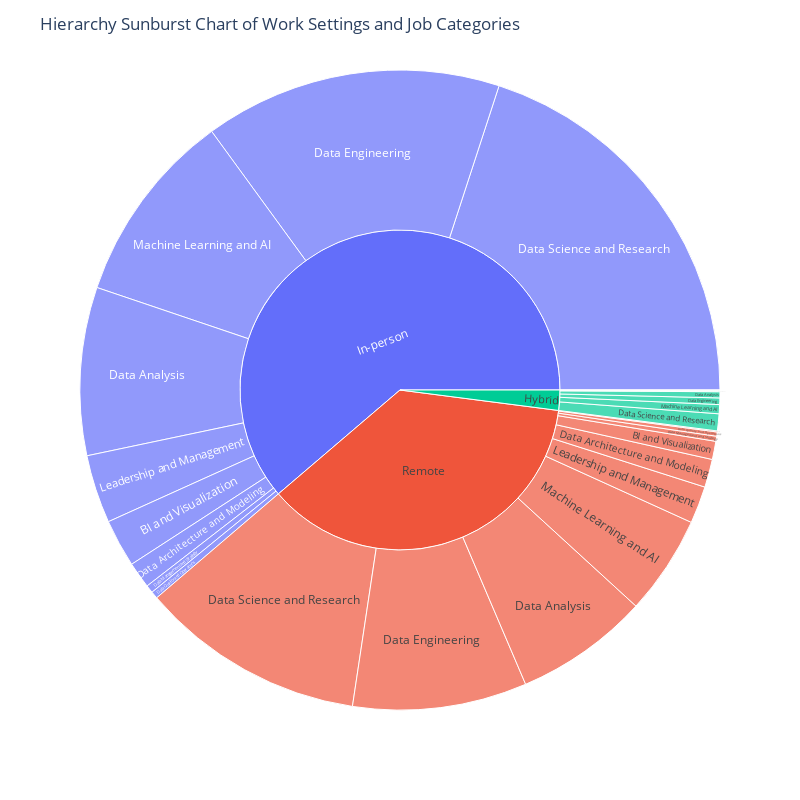

The cell this chart's notebook holds for it:
### Code cell
import plotly.express as px

total_count = count_worksetting.groupby('work_setting')['count'].sum().reset_index()
total_count['percentage'] = (total_count['count'] / total_count['count'].sum()) * 100

# Create a sunburst chart
fig = px.sunburst(count_worksetting, path=['work_setting', 'job_category'], values='percentage',hover_data=['count'],)

# Customize the appearance and layout if needed
fig.update_layout(title="Hierarchy Sunburst Chart of Work Settings and Job Categories",
                     width=800,
                     height=800,
                 )
# Define custom hover text
fig.update_traces(
    hovertemplate='<b>%{label}</b><br>Percentage: %{value:.2f}%<br>Total Count: %{customdata}',
)
# Show the chart
fig.show()

### Figure 1 — Plotly figure (JSON) as saved in the notebook; plotly's stock layout.template omitted (floating-point values rounded to 4 significant figures)
{"data": [{"branchvalues": "total", "customdata": [[1], [226], [86], [5], [29], [794], [634], [2], [124], [133], [31], [1406], [823], [37], [24], [1], [34], [20], [80], [1870], [1064], [4], [323], [176], [43], [916], [469], ["(?)"], ["(?)"], ["(?)"]], "domain": {"x": [0, 1], "y": [0, 1]}, "hovertemplate": "<b>%{label}</b><br>Percentage: %{value:.2f}%<br>Total Count: %{customdata}", "ids": ["Hybrid/BI and Visualization", "In-person/BI and Visualization", "Remote/BI and Visualization", "Remote/Cloud and Database", "Hybrid/Data Analysis", "In-person/Data Analysis", "Remote/Data Analysis", "Hybrid/Data Architecture and Modeling", "In-person/Data Architecture and Modeling", "Remote/Data Architecture and Modeling", "Hybrid/Data Engineering", "In-person/Data Engineering", "Remote/Data Engineering", "In-person/Data Management and Strategy", "Remote/Data Management and Strategy", "Hybrid/Data Quality and Operations", "In-person/Data Quality and Operations", "Remote/Data Quality and Operations", "Hybrid/Data Science and Research", "In-person/Data Science and Research", "Remote/Data Science and Research", "Hybrid/Leadership and Management", "In-person/Leadership and Management", "Remote/Leadership and Management", "Hybrid/Machine Learning and AI", "In-person/Machine Learning and AI", "Remote/Machine Learning and AI", "Hybrid", "In-person", "Remote"], "labels": ["BI and Visualization", "BI and Visualization", "BI and Visualization", "Cloud and Database", "Data Analysis", "Data Analysis", "Data Analysis", "Data Architecture and Modeling", "Data Architecture and Modeling", "Data Architecture and Modeling", "Data Engineering", "Data Engineering", "Data Engineering", "Data Management and Strategy", "Data Management and Strategy", "Data Quality and Operations", "Data Quality and Operations", "Data Quality and Operations", "Data Science and Research", "Data Science and Research", "Data Science and Research", "Leadership and Management", "Leadership and Management", "Leadership and Management", "Machine Learning and AI", "Machine Learning and AI", "Machine Learning and AI", "Hybrid", "In-person", "Remote"], "name": "", "parents": ["Hybrid", "In-person", "Remote", "Remote", "Hybrid", "In-person", "Remote", "Hybrid", "In-person", "Remote", "Hybrid", "In-person", "Remote", "In-person", "Remote", "Hybrid", "In-person", "Remote", "Hybrid", "In-person", "Remote", "Hybrid", "In-person", "Remote", "Hybrid", "In-person", "Remote", "", "", ""], "type": "sunburst", "values": [0.01069, 2.416, 0.9193, 0.05345, 0.31, 8.487, 6.777, 0.02138, 1.325, 1.422, 0.3314, 15.03, 8.797, 0.3955, 0.2565, 0.01069, 0.3634, 0.2138, 0.8552, 19.99, 11.37, 0.04276, 3.453, 1.881, 0.4596, 9.792, 5.013, 2.042, 61.25, 36.71]}], "layout": {"height": 800, "legend": {"tracegroupgap": 0}, "margin": {"t": 60}, "title": {"text": "Hierarchy Sunburst Chart of Work Settings and Job Categories"}, "width": 800}}
